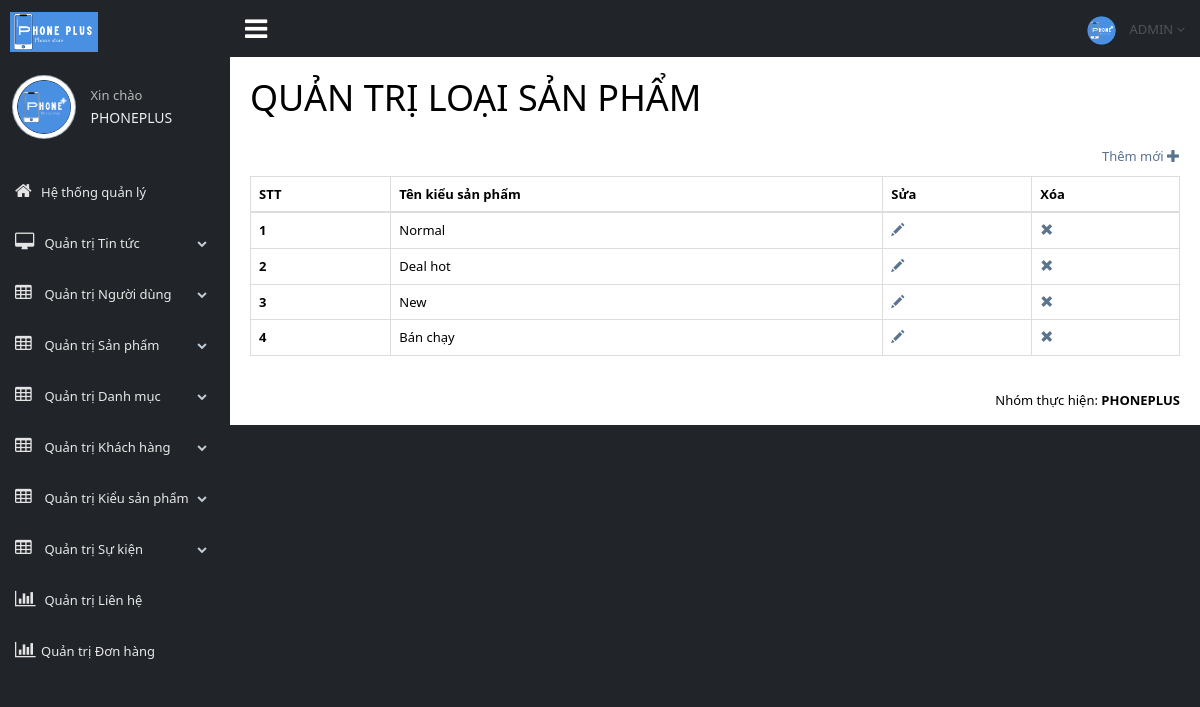
/admin/kieu-list.php (signed in), run on the app's committed database.
### tables this page shows
CREATE TABLE `tbl_kieu_san_pham` (
  `kieu_san_pham_id` int(100) NOT NULL,
  `kieu_san_pham` varchar(250) DEFAULT NULL
);

### admin/kieu-list.php (the view, shortened to what this page needs)
<!DOCTYPE html>
<html lang="en">
<head>
  <link href="../vendors/bootstrap/dist/css/bootstrap.min.css" rel="stylesheet">
  <link href="../vendors/font-awesome/css/font-awesome.min.css" rel="stylesheet">
  <link href="../vendors/nprogress/nprogress.css" rel="stylesheet">
  <link href="../vendors/iCheck/skins/flat/green.css" rel="stylesheet">
  <link href="../vendors/bootstrap-progressbar/css/bootstrap-progressbar-3.3.4.min.css" rel="stylesheet">
  <link href="../vendors/jqvmap/dist/jqvmap.min.css" rel="stylesheet" />
  <link href="../vendors/bootstrap-daterangepicker/daterangepicker.css" rel="stylesheet">
  <link href="../build/css/custom.min.css" rel="stylesheet">
</head>
<body class="nav-md" style="background-color:#212529;">
  <div class="container body">
    <div class="main_container">
      <div class="col-md-3 left_col">
        <div class="left_col scroll-view">
          <?php include("top.php"); ?>
          <div class="right_col" role="main">
            <div class="row">
              <div class="col-md-12 col-sm-12 col-xs-12">
                <h1>QUẢN TRỊ LOẠI SẢN PHẨM</h1>
                <br>
                <div>
                  <p style="text-align: right;"><a href="kieu-them-moi.php">Thêm mới <span
                        class="glyphicon glyphicon-plus" aria-hidden="true"></span></a></p>
                  <table class="table table-bordered">
                    <thead>
                      <tr>
                        <th>STT</th>
                        <th>Tên kiểu sản phẩm </th>
                        <th>Sửa</th>
                        <th>Xóa</th>
                      </tr>
                    </thead>
                    <tbody>
                      <?php
                      include("../commo/connect.php");
                      $sql = "
                        SELECT *
                        FROM tbl_kieu_san_pham
                        ORDER BY kieu_san_pham_id DESC";
                      $dulieu = mysqli_query($ketnoi, $sql);
                      $i = 0;
                      while ($row = mysqli_fetch_array($dulieu)) {
                        $i++;
                        ; ?>
                        <tr>
                          <th scope="row">
                            <?php echo $i; ?>
                          </th>
                          <td>
                            <?php echo $row["kieu_san_pham"]; ?>
                          </td>
                          <td><a href="kieu-sua.php?id_sp=<?php echo $row['kieu_san_pham_id']; ?>"><span
                                class="glyphicon glyphicon-pencil" aria-hidden="true"></span></a></td>
                          <td><a href="kieu-xoa.php?id_sp=<?php echo $row['kieu_san_pham_id']; ?>"><span
                                class="glyphicon glyphicon-remove" aria-hidden="true"></span></a></td>
                        </tr>
                        <?php
                      }
                      ; ?>
                    </tbody>
                  </table>
                </div>
              </div>
            </div>
          </div>
          <?php include("bottom.php"); ?>
        </div>
      </div>
</body>
</html>

### data on the page
tbl_kieu_san_pham: kieu_san_pham "Normal"
tbl_kieu_san_pham: kieu_san_pham "Deal hot"
tbl_kieu_san_pham: kieu_san_pham "New"
tbl_kieu_san_pham: kieu_san_pham "Bán chạy"
